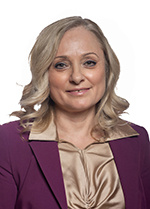
#> input picture data/photos/1035.jpg, 150 x 209 px; its folder holds only this picture in this run
$ python -i ocr.py   (imports and definitions only)
#> lines starting #> are read from the running program, lines starting #| are printed output that depends on the picture; after the words box and inside, x2 and y2 are one past the last pixel; in counts of white or black regions, pixels touching at a corner belong together
### live/uzivo/config.py
"""Settings from the environment (live/.env). Defaults fit the Assembly's broadcast as it looks in November 2026."""
import os


def _f(name: str, default: float) -> float:
    return float(os.environ.get(name, default))


def _i(name: str, default: int) -> int:
    return int(os.environ.get(name, default))


# Where the broadcast comes from: a stream (STREAM_URL), a YouTube address (YOUTUBE_URL), or the broadcaster's page
# that embeds the Assembly's YouTube stream (SOURCE_PAGE, read once per start).
STREAM_URL = os.environ.get("STREAM_URL", "").strip()
YOUTUBE_URL = os.environ.get("YOUTUBE_URL", "").strip()
SOURCE_PAGE = os.environ.get("SOURCE_PAGE", "https://www.videonet.co.rs/nsrsZasedanje1l.htm").strip()
# The Assembly's own YouTube channel: its "/live" is whatever it broadcasts now. Tried when the page's video isn't
# live (18 Nov 2026: the page embedded a private video while the sitting went on in another).
CHANNEL_LIVE = os.environ.get("CHANNEL_LIVE", "https://www.youtube.com/channel/UCghngrfQwzJ4aaPZ-UgNIZQ/live").strip()
YTDLP_COOKIES = os.environ.get("YTDLP_COOKIES", "").strip()
MAX_HEIGHT = _i("MAX_HEIGHT", 480)  # the caption reads well at 480p, and the stream is two to three times lighter
FRAME_INTERVAL = _f("FRAME_INTERVAL", 2)  # only for a stream that is not HLS; HLS gives one frame per segment

# The site's own list of MPs (name, address, group), fetched at start and every hour: a new convocation's members reach it the hour the site lists them (18 Nov 2026).
SITE = os.environ.get("SITE", "https://zailiprotiv.rs/").strip()
ROSTER_URL = os.environ.get("ROSTER_URL", SITE + "podaci.json").strip()
ROSTER_HOURS = _f("ROSTER_HOURS", 1)
# The last sitting day read afterwards from the whole recording (the site's pages_mikrofon), fetched with the list:
# between sittings it is shown in place of this service's own record of that day, which may have gaps.
DAY_URL = os.environ.get("DAY_URL", SITE + "mikrofon-dan.json").strip()
# "Dok čekate" (a short quiz and facts from the site's counts, pages_mikrofon), shown between sittings.
WAIT_URL = os.environ.get("WAIT_URL", SITE + "mikrofon-cekanje.json").strip()
# The speaker's final votes and the first facts of their page on the site, shown under the name: a reason to open it.
FACTS_URL = os.environ.get("FACTS_URL", SITE + "mikrofon-poslanici.json").strip()
# The events of the laws of each area (the site's oblasti.py), for who follows an area by mail (27 Nov 2026).
AREAS_URL = os.environ.get("AREAS_URL", SITE + "oblasti-dogadjaji.json").strip()

# Where the caption is, as a share of the frame: its two lines sit in the bottom ~12 %, on the left.
CROP_LEFT = _f("CROP_LEFT", 0.0)
CROP_TOP = _f("CROP_TOP", 0.86)
CROP_WIDTH = _f("CROP_WIDTH", 0.62)
CROP_HEIGHT = _f("CROP_HEIGHT", 0.14)
# The caption as it looked on 24 Nov 2026: white letters with a dark ring and a light one, its two lines higher up.
OUTLINED_TOP = _f("OUTLINED_TOP", 0.808)
OUTLINED_HEIGHT = _f("OUTLINED_HEIGHT", 0.134)
OUTLINED_WIDTH = _f("OUTLINED_WIDTH", 0.9)  # a list's name runs to about 0.87
# The clock beside that caption, "0:15": how long the turn has gone on. Its place as a share of the frame.
CLOCK_BOX = (0.66, 0.10, 0.92, 0.22)
OCR_LANG = os.environ.get("OCR_LANG", "srp")
WHITE_THRESHOLD = _i("WHITE_THRESHOLD", 190)  # the caption is white text
TOPHAT_MIN = _i("TOPHAT_MIN", 40)  # how far the text must stand out from what is around it

# When a reading counts.
MATCH = _f("MATCH", 0.8)  # each word of a name on the list, compared letter by letter (0-1)
CLEAN_CONF = _i("CLEAN_CONF", 85)  # a name not on the list is shown only when every word is read this surely
HOLD_SECONDS = _f("HOLD_SECONDS", 25)  # no readable name this long: the speaker is no longer known
STALE_SECONDS = _f("STALE_SECONDS", 60)  # no new frame this long: no broadcast
MERGE_SECONDS = _f("MERGE_SECONDS", 120)  # the same speaker again within this: one turn, not two
# A restart (a new image put live) within this many seconds of the last frame takes up where the last run was: the
# speaker still on, the broadcast still on, and frames given STALE_SECONDS from the restart to come again (20 Nov 2026).
RESUME_SECONDS = _f("RESUME_SECONDS", 90)
# Where a turn begins in the recording: its first segment's number, less one segment as the caption comes up
# after the speaker begins, times the segment's length (the YouTube video keeps the broadcast's numbering).
RECORDING_LEAD = _i("RECORDING_LEAD", 1)

# The automatic transcript (prepis.py): Whisper on this computer writes down what is said, a minute at a time.
# large-v3-turbo is the one model (20 Nov 2026, the maintainer's decision), here, on the site and for recordings read
# afterwards; empty turns the transcript off.
WHISPER_MODEL = os.environ.get("WHISPER_MODEL", "large-v3-turbo").strip()
# Whisper on the graphics card (22 Nov 2026, the maintainer's choice): whisper.cpp's server with the same model on the
# computer's Radeon (`live/whisper-gpu.ps1`), some 20 times faster than speech where the CPU is 4.5. The compose files
# point here; empty, or while it does not answer, the CPU writes as before (prepis.Writer._model).
WHISPER_URL = os.environ.get("WHISPER_URL", "").strip().rstrip("/")
# Whether the transcript is shown on the page (19 Nov 2026, the maintainer's decision: no, it errs too much and does
# more harm than good; it is still written down, for the day's steps and the agenda). "1" shows it again.
SHOW_TRANSCRIPT = os.environ.get("PREPIS_PRIKAZ", "0").strip() == "1"
# The line under the broadcast's picture (22 Nov 2026, the maintainer: "probamo odmah"): the newest sound written down
# by the graphics card's Whisper, some eight seconds at a time, for the page only (prepis.Captions). "0" turns it off;
# without the card (WHISPER_URL) there is none. CAPTION_DELAY: seconds the page holds a new line before showing it,
# so it comes with the picture of the viewer's player (to be measured on a sitting day).
SHOW_CAPTIONS = os.environ.get("TITL_PRIKAZ", "1").strip() == "1"
# Who speaks, by the chair's words and by the voice, while no caption names anyone (22 Nov 2026, the maintainer: the
# time so found is counted, labelled). GLAS=0 turns the voices off (glas.py); the chair's words always count.
VOICES = os.environ.get("GLAS", "1").strip() == "1"
VOICE_MODEL = os.environ.get("GLAS_MODEL", "/srv/modeli/glas.onnx").strip()
VOICES_PATH = os.environ.get("GLASOVI", "/data/glasovi.npz").strip()  # the MPs' mean voices: numbers only, never published
# The presiding officers are never named as the speaker by voice: they speak from the chair far more than from the
# floor (their turns at the rostrum still come from the caption or the chair's words). Their voice tells who presides
# (glas.Listener.judge, "Predsedava" on the page) and ends a turn found without a caption. Their addresses on the site (22 Nov 2026: by name
# it never matched, the list writing the surname first, and two of the names were wrong).
VOICE_SKIP = {x.strip() for x in os.environ.get("GLAS_BEZ", "cupic-aleksandar,bjelobrk-marija,valentik-sara,"
                                                  "dimitrijevic-lidija,lazar-tibor,mavric-adem,petrovic-jelena,"
                                                  "radenovic-stojan,macura-nada").split(",") if x.strip()}
HEARD_LONGEST = _i("GOVOR_NAJDUZE", 1200)  # seconds: a turn found by the chair's words and no voice ends at the latest
CAPTION_DELAY = _i("TITL_KASNJENJE", 0)
# With the transcript off the page, /prepis?k=<this> still shows it to whoever has the key (the maintainer, to see
# what is being written down). Empty: nobody. At least 12 characters, so that it cannot be guessed.
TRANSCRIPT_KEY = os.environ.get("PREPIS_KLJUC", "").strip()


# [12 lines left out: functions transcript_open, admin_open, not called in this run]


CHAIR_ONLY = os.environ.get("PREPIS_SAMO_PREDSEDAVAJUCI", "0").strip() == "1"
# The model that tells the day's steps and sums the day up from the transcript (sudija.py, 20 Nov 2026, the
# maintainer's decision). The key lives in live/.env only; empty: nothing is sent and the rules tell the steps.
MODEL_KEY = os.environ.get("ANTHROPIC_API_KEY", "").strip()
MODEL = os.environ.get("HAIKU_MODEL", "claude-haiku-5-5").strip()
# The day's summary, which the mail is made of, is written by a stronger model from the day's whole transcript, once,
# after the sitting (24 Nov 2026, the maintainer's decision; everything during it stays with MODEL). Empty: MODEL
# writes it from its own summaries of the stretches, as before.
DAY_MODEL = os.environ.get("DAN_MODEL", "claude-opus-5-5").strip()
# A line on each speech when it ends (rezimei.py, 24 Nov 2026), by MODEL, under the speech on the page; "0" turns it off.
SPEECH_LINES = os.environ.get("REZIMEI", "1").strip() == "1"
# Whether the model's summary of the day is on the page and at /sazetak/<day>.json; before that, /sazetak?k=<key>.
SHOW_SUMMARY = os.environ.get("SAZETAK_PRIKAZ", "0").strip() == "1"
# The words of the chair's measures and of the exchanges in "Šta se desilo" (24 Nov 2026). Off the same day, by the
# maintainer: the transcript's sentences were too often wrong; "1" puts them back.
SHOW_QUOTES = os.environ.get("RECI_PRIKAZ", "0").strip() == "1"
# The Rules' articles a speaker names on a point of order, beside the clock (povreda.py, 26 Nov 2026): "0" takes them off
POINT_ARTICLES = os.environ.get("POVREDA_CLAN", "1").strip() != "0"
# The speaker's name in what a pasted link to a speech shows (deljenje.py; 25 Nov 2026, the maintainer's choice, knowing
# that a card a service keeps may keep a name mended later); "0": only that it is a speech, and when.
SHARE_NAME = os.environ.get("DELI_IME", "1").strip() == "1"
# The groups' time left in the debate (vreme.py), on the page; "0" takes it off, counted all the same.
SHOW_GROUP_TIME = os.environ.get("VREME_GRUPA_PRIKAZ", "1").strip() == "1"
WHISPER_THREADS = _i("WHISPER_THREADS", 4)
WHISPER_DEVICE = os.environ.get("WHISPER_DEVICE", "cpu").strip()
WHISPER_COMPUTE = os.environ.get("WHISPER_COMPUTE", "int8").strip()
WHISPER_BEAM = _i("WHISPER_BEAM", 3)
SOUND_PATH = os.environ.get("SOUND_PATH", "/tmp/uzivo/zvuk")  # the segments' sound until it is written down
LISTEN_PATH = os.environ.get("LISTEN_PATH", "/tmp/uzivo/slusaj")  # the live sound's playlist (slusaj.py)
# Listening live open to all: "Slušaj samo zvuk" beside the broadcast's ▶, the playlist at /slusaj/z.m3u8 without
# the key. Off until the maintainer opens it (22 Nov 2026: a trial behind the key first).
LISTEN_PUBLIC = os.environ.get("SLUSAJ_JAVNO", "0").strip() == "1"

# Which half of the service this process is (25 Nov 2026): "merenje" reads the broadcast and writes what is kept
# (uzivo/merenje.py, no web server), "strana" serves the page from what is kept (main.py with citac.Reader) and sends the
# mail; empty: both in one, as before.
ROLE = os.environ.get("ULOGA", "").strip()
if ROLE not in ("", "merenje", "strana"):
    raise SystemExit(f"ULOGA={ROLE!r}: merenje, strana or empty")
TZ = os.environ.get("TZ_NAME", "Europe/Belgrade")
VERSION = os.environ.get("VERZIJA", "").strip()  # the commit the image was built from (mikrofon.ps1; Dockerfile)
FRAME_PATH = os.environ.get("FRAME_PATH", "/tmp/uzivo/frame.jpg")
# What the tracker is told (frames read, floors given, voices), a line each, kept beside the day's files so a day can be
# gone through again by new rules (dnevnik.py); "0" keeps none.
KEEP_INPUTS = os.environ.get("ULAZI_CUVAJ", "1").strip() == "1"
STATE_PATH = os.environ.get("STATE_PATH", "/data/stanje.json")  # today's turns, kept across restarts


def _setting(key: str, env: str) -> str:
    """A public value of the site's (in every page): the image's copy of data/settings.json, or the repository's;
    the environment variable overrides, an empty one turns it off."""
    if env in os.environ:
        return os.environ[env].strip()
    import json
    from pathlib import Path
    for path in (Path(__file__).parent / "static" / "settings.json",
                 Path(__file__).resolve().parents[2] / "data" / "settings.json"):
        try:
            return str(json.loads(path.read_text(encoding="utf-8")).get(key) or "")
        except (OSError, ValueError):
            continue
    return ""


def _amounts() -> list[int]:
    """The amounts of the site's page "Podrži" (settings.json, "support"): what the mail's card offers."""
    import json
    from pathlib import Path
    for path in (Path(__file__).parent / "static" / "settings.json",
                 Path(__file__).resolve().parents[2] / "data" / "settings.json"):
        try:
            return [int(a) for a in (json.loads(path.read_text(encoding="utf-8")).get("support") or {}).get("amounts") or []]
        except (OSError, ValueError):
            continue
    return []


SUPPORT_AMOUNTS = _amounts()
# Visits counted as on the site (AGENTS.md, principle 5): Cloudflare's beacon, no cookies, totals per page.
ANALYTICS_TOKEN = _setting("analytics_token", "ANALYTICS_TOKEN")
# The site's counter (worker/): a press on the broadcast's ▶ adds one to a sum per day ("mikrofon.pusti").
VOTES_API = _setting("votes_api", "VOTES_API").rstrip("/")
# Notifications when a sitting's broadcast begins (20 Nov 2026): the public half of the key that signs them (the
# browser needs it to subscribe), and the token the counter asks for before sending (live/.env only; the test has
# none, so it never sends). PUSH_PATH keeps the day of the last one sent.
PUSH_KEY = _setting("push_key", "PUSH_KEY")
PUSH_TOKEN = os.environ.get("PUSH_TOKEN", "").strip()
PUSH_PATH = os.environ.get("PUSH_PATH", "/data/obavesti.json")
# The day's summary by mail (23 Nov 2026; pretplata.py): the maintainer's key that opens the sealed addresses
# (32 random bytes, base64; its public half is MEJL_JAVNI in worker/wrangler.toml) and his own address, where each
# day's mail goes first with the link that sends it to all. Both in live/.env only; without them nothing is sent.
MAIL_KEY = os.environ.get("MEJL_KLJUC", "").strip()
MAIL_EDITOR = os.environ.get("MEJL_UREDNIK", "").strip()
# Following an MP by mail (prati.py, 25 Nov 2026): "1", it goes by itself at nine; until then on the maintainer's click.
FOLLOW_ALONE = os.environ.get("PRATI_SAMO", "").strip() == "1"
PUBLIC_URL = os.environ.get("PUBLIC_URL", "").strip()

### live/uzivo/ocr.py
"""Reading the caption off a frame: cut out its place, keep the white letters, and let Tesseract read them."""
from __future__ import annotations

import re

import numpy as np
import pytesseract
from PIL import Image, ImageFilter

from . import config
from .caption import Caption, Word, read


# Seconds for one reading by tesseract, which has no limit of its own (a frame with all its readings takes about one; the longest
# turn of the loop on 24 and 25 Nov 2026 was 11 s). Past it tesseract is killed and RuntimeError raised: the frame is not
# read (worker.run), and with none read for STALE_SECONDS nobody is shown as speaking.
LIMIT = 10


def crop(frame: Image.Image) -> Image.Image:
    w, h = frame.size
    return frame.crop((
        int(w * config.CROP_LEFT), int(h * config.CROP_TOP),
        int(w * min(1.0, config.CROP_LEFT + config.CROP_WIDTH)), int(h * min(1.0, config.CROP_TOP + config.CROP_HEIGHT)),
    ))


def letters(part: Image.Image, scale: int = 0) -> Image.Image:
    """The caption is thin white text over the picture. Keep the pixels that are near white and stand out from what
    is right around them (a white top-hat), so white shirts and papers behind the text drop out. Black on white."""
    gray = part.convert("L")
    scale = scale or max(1, round(1400 / max(1, gray.width)))
    if scale > 1:
        gray = gray.resize((gray.width * scale, gray.height * scale), Image.LANCZOS)
    k = max(5, gray.height // 14) | 1  # a little wider than a letter's stroke
    opened = gray.filter(ImageFilter.MinFilter(k)).filter(ImageFilter.MaxFilter(k))
    arr = np.asarray(gray).astype(np.int16)
    mask = (arr >= config.WHITE_THRESHOLD) & (arr - np.asarray(opened).astype(np.int16) >= config.TOPHAT_MIN)
    return Image.fromarray(np.where(mask, 0, 255).astype(np.uint8))


def lines(img: Image.Image) -> list[list[Word]]:
    """Tesseract's words grouped into lines, top to bottom."""
    d = pytesseract.image_to_data(img, lang=config.OCR_LANG, config="--psm 6", output_type=pytesseract.Output.DICT,
                                  timeout=LIMIT)
    rows: dict[tuple, list[tuple[str, float, int]]] = {}
    for i, w in enumerate(d["text"]):
        w = w.strip()
        if w:
            rows.setdefault((d["block_num"][i], d["par_num"][i], d["line_num"][i]), []).append(
                (w, float(d["conf"][i]), d["top"][i]))
    ordered = sorted(rows.values(), key=lambda ws: min(t for _, _, t in ws))
    return [[(w, c) for w, c, _ in ws] for ws in ordered]


def caption(frame: Image.Image) -> Caption:
    return read(lines(letters(crop(frame))), config.CLEAN_CONF)


def outlined(frame: Image.Image) -> list[Caption]:
    """The caption of 24 Nov 2026, where it stands then (higher, and its letters ringed): the light ring is thinner
    than a letter's stroke, so an opening of the mask takes it off. Read at two sizes, as Tesseract errs apart at
    each; the caller keeps only a sitting MP whose list is under the name (`caption.sure`)."""
    w, h = frame.size
    part = frame.crop((int(w * config.CROP_LEFT), int(h * config.OUTLINED_TOP),
                       int(w * min(1.0, config.CROP_LEFT + config.OUTLINED_WIDTH)),
                       int(h * min(1.0, config.OUTLINED_TOP + config.OUTLINED_HEIGHT))))
    mask = letters(part, max(1, round(3 * 480 / max(1, h)))).filter(ImageFilter.MaxFilter(5)).filter(ImageFilter.MinFilter(5))
    half = mask.resize((mask.width // 2, mask.height // 2), Image.LANCZOS)
    return [read(lines(m), config.CLEAN_CONF) for m in (half, mask)]


def clock(frame: Image.Image) -> int | None:
    """The seconds the broadcast's clock shows beside the caption ("0:15", 24 Nov 2026): the same in two readings of
    the four (two thresholds, two sizes), else None. Checked on 120 frames: 36 readings, none wrong."""
    w, h = frame.size
    x0, y0, x1, y1 = config.CLOCK_BOX
    part = frame.crop((int(w * x0), int(h * y0), int(w * x1), int(h * y1))).convert("L")
    part = part.resize((part.width * 4, part.height * 4), Image.LANCZOS)
    arr = np.asarray(part)
    seen: dict[int, int] = {}
    for low in (215, 235):
        mask = Image.fromarray(np.where(arr >= low, 0, 255).astype(np.uint8)).filter(ImageFilter.MaxFilter(5)).filter(ImageFilter.MinFilter(5))
        for img in (mask, mask.resize((mask.width // 2, mask.height // 2), Image.LANCZOS)):
            text = pytesseract.image_to_string(img, lang="eng", config="--psm 7 -c tessedit_char_whitelist=0123456789:",
                                               timeout=LIMIT).strip()
            m = re.fullmatch(r"(\d{1,2}):([0-5]\d)", text)
            if m:
                sec = int(m.group(1)) * 60 + int(m.group(2))
                seen[sec] = seen.get(sec, 0) + 1
    best = max(seen, key=seen.get, default=None)
    return best if best is not None and seen[best] >= 2 else None

>>> from PIL import Image
>>> picture = Image.open('../../data/photos/1035.jpg')
#> picture is the input picture: PIL image 150x209 RGB; mean R, G, B 170.6, 145.9, 145.5
>>> result = outlined(picture)
#> in outlined, `part = frame.crop((int(w * config.CROP_LEFT), int(h * config.OUTLINED_..`:
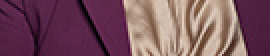
#> part: PIL image 135x28 RGB (shown 2 times larger); mean R, G, B 120.9, 82, 93.6
#> in letters, `gray = part.convert("L")`:
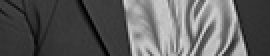
#> gray: PIL image 135x28 L (shown 2 times larger); min 0, max 219, mean 95
#> in letters, `gray = gray.resize((gray.width * scale, gray.height * scale), Image.LA..`:
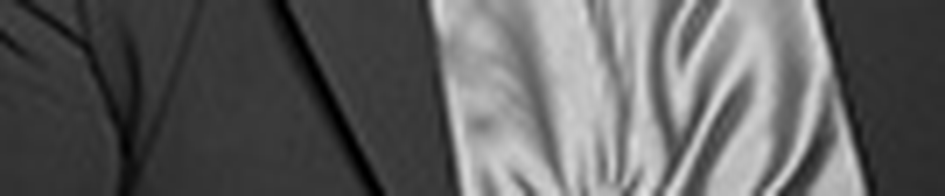
#> gray: PIL image 945x196 L; min 0, max 225, mean 95
#> in letters, `opened = gray.filter(ImageFilter.MinFilter(k)).filter(ImageFilter.MaxF..`:
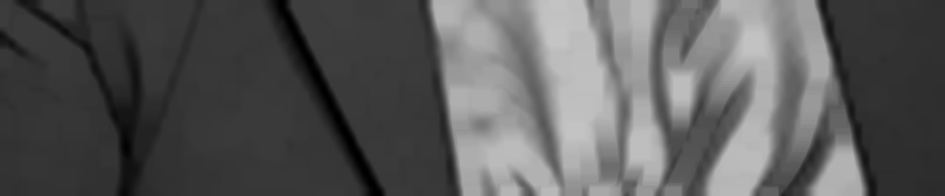
#> opened: PIL image 945x196 L; min 0, max 196, mean 89.9
#> in letters, `mask = (arr >= config.WHITE_THRESHOLD) & (arr - np.asarray(opened).ast..`:
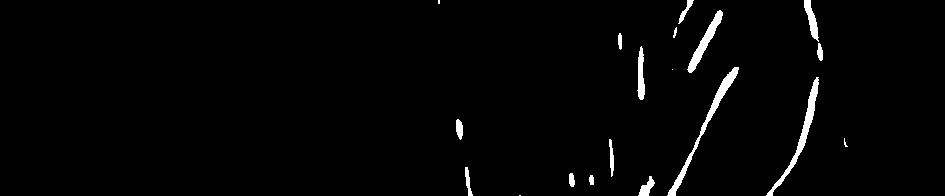
#> mask: shape (196, 945) bool; 1.9% white; 19 white regions (4 under 20 px), largest, box (x1, y1, x2, y2) and area: (667, 67, 739, 196) 817, (766, 77, 819, 196) 748, (687, 10, 723, 73) 534
#> in outlined, `mask = letters(part, max(1, round(3 * 480 / max(1, h)))).filter(ImageF..`:
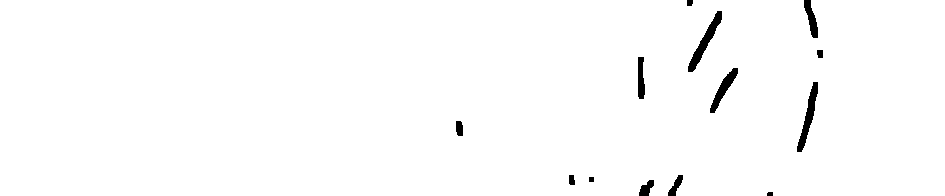
#> mask: PIL image 945x196 L; 98.7% white; 13 black regions, largest, box (x1, y1, x2, y2) and area: (688, 11, 722, 72) 524, (797, 82, 818, 152) 489, (710, 68, 738, 113) 381
#> (the run stopped early here; a loop or call above may not have finished)

$ run again, on data/photos/1045.jpg
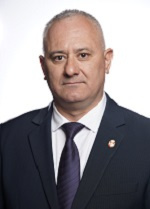
#> input picture data/photos/1045.jpg, 150 x 209 px
#> picture is the input picture: PIL image 150x209 RGB; mean R, G, B 145.6, 139.7, 142.3
#> in letters, `mask = (arr >= config.WHITE_THRESHOLD) & (arr - np.asarray(opened).ast..`:
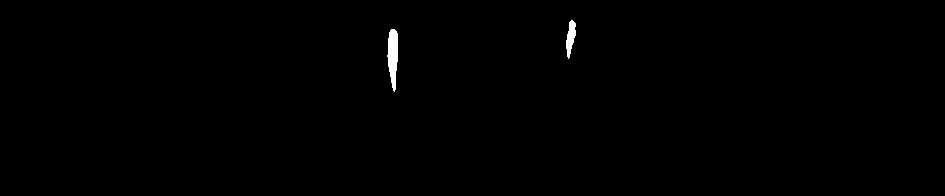
#> mask: shape (196, 945) bool; 0.39% white; 2 white regions, box (x1, y1, x2, y2) and area: (387, 29, 398, 92) 485, (566, 20, 576, 59) 231
#> in outlined, `half = mask.resize((mask.width // 2, mask.height // 2), Image.LANCZOS)`:
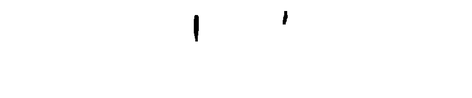
#> half: PIL image 472x98 L; min 0, max 255, mean 254.1

$ run again, on data/photos/1093.jpg
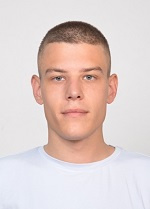
#> input picture data/photos/1093.jpg, 150 x 209 px
#> picture is the input picture: PIL image 150x209 RGB; mean R, G, B 222.9, 206.8, 203.8
#> in outlined, `part = frame.crop((int(w * config.CROP_LEFT), int(h * config.OUTLINED_..`:
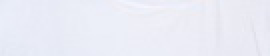
#> part: PIL image 135x28 RGB (shown 2 times larger); mean R, G, B 234.5, 236, 245.7
#> mask: shape (196, 945) bool; every value is 0
#> half: PIL image 472x98 L; every value is 255
